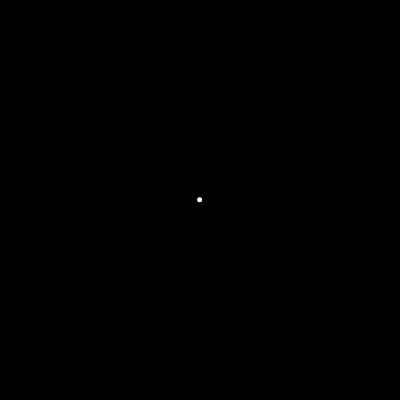
Frame 1 (no input)
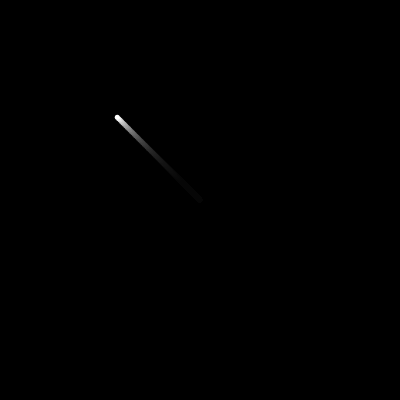
Frame 60 (no input)
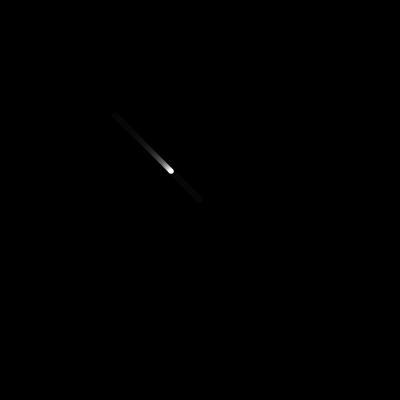
Frame 120 (the mouse pressed at the canvas centre since frame 60)

The p5.js sketch that drew these frames (run headless with seeded random() and noise() and a simulated clock; from frame 60 on, the mouse is pressed at the canvas centre):

// p5.js sketch
// ── sketch.js
var vehicle;

function setup() {
  createCanvas(400, 400);
  vehicle = new Vehicle(200, 200);
  noStroke();
  background(0);
}

// steering = desired - velocity

function draw() {
  fill(0, 20);
  rect(0, 0, width, height);
  var target = createVector(mouseX, mouseY);
  vehicle.seek(target);
  vehicle.update();
  fill(255);
  vehicle.display();
}

function Vehicle(x, y) {
  this.pos = createVector(x, y);
  this.vel = createVector(0, 0);
  this.acc = createVector(0, 0);
  this.maxspeed = 2;
  this.maxforce = 0.5;
  
  
  this.applyForce = function(force) {
    this.acc.add(force);
  }
  
  this.seek = function(target) {
    var desired = p5.Vector.sub(target, this.pos);
    var d = desired.mag();
    if (d < 100) {
      desired.setMag(map(d, 0, 100, 0, this.maxspeed));
    }
    else {
      desired.setMag(this.maxspeed);
    }
    var steering = p5.Vector.sub(desired, this.vel);
    steering.limit(this.maxforce);
    this.applyForce(steering);
  }
  
  this.update = function() {
    this.vel.add(this.acc);
    this.vel.limit(this.maxspeed);
    this.pos.add(this.vel);
    this.acc.set(0, 0);
  }
  
  this.display = function() {
    ellipse(this.pos.x, this.pos.y, 5, 5);
  }
}
